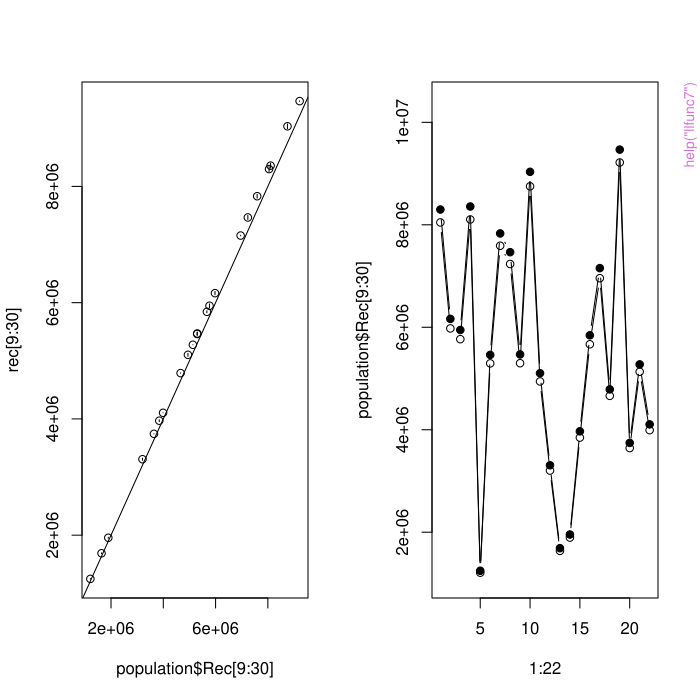

R code for this plot:
pkgname <- "SAFR"
source(file.path(R.home("share"), "R", "examples-header.R"))
options(warn = 1)
library('SAFR')

base::assign(".oldSearch", base::search(), pos = 'CheckExEnv')
cleanEx()
nameEx("Caaa2Coaa")
### * Caaa2Coaa

flush(stderr()); flush(stdout())

### Name: Caaa2Coaa
### Title: Convert catch-at-age to cohort-at-age
### Aliases: Caaa2Coaa
### Keywords: misc

### ** Examples

nb.at.age <- matrix(sample(1:10, 40, replace = TRUE), nrow = 10, ncol = 4)
Caaa2Coaa(nb.at.age)



cleanEx()
nameEx("Coaa2Caaa")
### * Coaa2Caaa

flush(stderr()); flush(stdout())

### Name: Coaa2Caaa
### Title: Convert cohort-at-age to catch-at-age - the opposite of
###   Caaa2Coaa
### Aliases: Coaa2Caaa
### Keywords: misc

### ** Examples

(nb.at.age <- matrix(sample(1:10, 40, replace = TRUE), nrow = 10, ncol = 4))
tmp <- Caaa2Coaa(nb.at.age)
Coaa2Caaa(tmp)



cleanEx()
nameEx("EstimateMandQ")
### * EstimateMandQ

flush(stderr()); flush(stdout())

### Name: EstimateMandQ
### Title: Estimate total mortality (Z) using catch at age from a single
###   cohort
### Aliases: EstimateMandQ
### Keywords: misc

### ** Examples

# Suppose age varies between 0 and 10
age <- seq(0,10)

# Generate a random natural mortality
M <- runif(1, min = 1e-2, max = 0.3)

effort <- runif(length(age)-1, min = 1e3, max = 2e3)
catchability <- runif(1, min = 1/3e3, max = 1/2e3)

# Catchability scaling factor
csf <- 1e-4
F <-  catchability * effort

print(paste("Simulated q is", round(catchability / csf,3), as.character(csf)))
print(paste("Simulated M is ", round(M,3)))

N0 <- runif(1, min = 4e3, max = 1e4)
print(paste("Simulated recruitment is", round(N0)))

# Calculate number at age using a simple exponential model ( see Quinn and Deriso, 1999)
nb.at.age <- cbind(age, N0 * exp(-c(0, cumsum(M + F))))

# Calculate the total number of individual dying at age
total.death <- N0 * (exp(-c(0,cumsum(M+F)[-length(effort)])) - exp(-cumsum(M+F)))

# Number of fish dying from fishing is a fraction of total mortality
catch <- F/(M+F) * total.death

# Estimate q and M
best.qM.est <- EstimateMandQ(catch, effort, catchability.scaling.factor
= csf)

errors <- sqrt(diag(solve(best.qM.est$hessian)))

print(" ##### ")
print(paste("Estimated catchability is", round(best.qM.est$par[1],3), "+-", round(errors[1],3), as.character(csf)))
print(paste("Estimated M is", round(best.qM.est$par[2],3), "+-", round(errors[2],3)))




cleanEx()
nameEx("EstimateRecruitment")
### * EstimateRecruitment

flush(stderr()); flush(stdout())

### Name: EstimateRecruitment
### Title: Estimate recruitment using total mortality (Z) and catch at age
###   from a single cohort
### Aliases: EstimateRecruitment
### Keywords: misc

### ** Examples

# Suppose age varies between 0 and 10
age = seq(0,10)

# Suppose you have a M=0.105, F and N0 are arbitrary (randomly generated)
M <- 0.105
F <- runif(1, min = 0.1, max = 3)
print(paste("Simulated Z is", round(M+F,3)))

# Generate a random recruitment
N0 <- runif(1, min = 1e3, max = 1e4)
print(paste("Simulated recruitment", round(N0)))

# Calculate number at age using a simple exponential model ( see Quinn and Deriso, 1999)
nb.at.age <- cbind(age, N0 * exp(-(M+ F)) ^ age)

# Calculate the total number of individual dying at age
total.death <- N0 * (exp(-(M+F) * age) - exp(-(M+F) * (age+1)))

# And the fraction dying from fishing 
catch <- F/(M+F) * total.death

# Estimate Z
#best.Z.estimate <- EstimateZ(catch)
#best.Rec.estimate <- EstimateRecruitment(Z=best.Z.estimate$par)



cleanEx()
nameEx("EstimateZ")
### * EstimateZ

flush(stderr()); flush(stdout())

### Name: EstimateZ
### Title: Estimate total mortality (Z) using catch at age from a single
###   cohort
### Aliases: EstimateZ
### Keywords: misc

### ** Examples

# Suppose age varies between 0 and 10
age = seq(0,10)

# Suppose you have a M=0.105, F and N0 are arbitrary (randomly generated)
M <- 0.105
F <- runif(1, min = 0.1, max = 3)
print(paste("Simulated Z is", round(M+F,3)))

# Generate a random recruitment
N0 <- runif(1, min = 1e3, max = 1e4)
print(paste("Simulated recruitment", round(N0)))

# Calculate number at age using a simple exponential model ( see Quinn and Deriso, 1999)
nb.at.age <- cbind(age, N0 * exp(-(M+ F)) ^ age)

# Calculate the total number of individual dying at age
total.death <- N0 * (exp(-(M+F) * age) - exp(-(M+F) * (age+1)))

# And the fraction dying from fishing 
catch <- F/(M+F) * total.death

# Estimate Z
best.Z.est <- EstimateZ(catch)



cleanEx()
nameEx("llfunc1")
### * llfunc1

flush(stderr()); flush(stdout())

### Name: llfunc1
### Title: log-likelihood function of catch at age and total mortality (Z)
###   written to Z
### Aliases: llfunc1
### Keywords: misc

### ** Examples

# Suppose age varies between 0 and 10
age <- seq(0,10)

# Suppose you have a M=0.105, F and N0 are arbitrary (randomly generated)
M <- 0.105
F <- runif(1, min = 0.1, max = 3)
print(paste("Simulated Z is", round(M+F,3)))

# Generate a random recruitment
N0 <- runif(1, min = 1e3, max = 1e4)
print(paste("Simulated recruitment", round(N0)))

# Calculate number at age using a simple exponential model ( see Quinn and Deriso, 1999)
nb.at.age <- cbind(age, N0 * exp(-(M+ F)) ^ age)

# Calculate the total number of individual dying at age
total.death <- N0 * (exp(-(M+F) * age) - exp(-(M+F) * (age+1)))

# And the fraction dying from fishing 
catch <- F/(M+F) * total.death

# Estimate Z
result <- optim(par = c(0.1), fn = llfunc1, catch = catch, method = c("L-BFGS-B"),
      lower = c(1e-2), upper = c(3), hessian = TRUE)
print(paste("Estimated Z is", round(result$par,3), "+-", round(sqrt(diag(solve(result$hessian))),3)))

### Estimate of Z using a plus group
ap <- ifelse( (0.0001 * sum(catch)) < catch[11], 11, min(which(catch < (0.0001 * sum(catch)) )))
catch1 <- catch[1:ap]; catch1[ap] <- sum(catch[ap:11]) # create the +group

# if the number of observation is large enough so that there is no need to create a +group
# then do not use the +group option
ifelse( length(catch) == length(catch1), print("+group option not used"),
{ 
result1 <- optim(par = c(0.1), fn = llfunc1, catch = catch1, plus.group = TRUE, method = c("L-BFGS-B"),
      lower = c(1e-2), upper = c(3), hessian = TRUE)
print(paste("Estimated Z is", round(result1$par,3), "+-", round(sqrt(diag(solve(result1$hessian))),3)))
})

print("# An estimate of recruitment")
# According to Dupont (1983) and Chiang (1968) cohort abundance at t=0 can be estimated by the ratio of total number of individual dying to total probability of dying

#rec.est <- catch / ((result$par[1] - M)/result$par[1]) / (exp(-result$par[1] * #age) - exp(-result$par[1] * (age + 1)) )
#print(mean(rec.est))
rec.est <- sum(catch) / ((result$par[1] - M)/result$par[1]) / sum( (exp(-result$par[1] * age) - exp(-result$par[1] * (age + 1)) ))
print(rec.est)
print(paste("Compared to N0=", round(N0,3)))



cleanEx()
nameEx("llfunc2")
### * llfunc2

flush(stderr()); flush(stdout())

### Name: llfunc2
### Title: log-likelihood function of catch at age to estimate catchability
###   and natural mortality
### Aliases: llfunc2
### Keywords: misc

### ** Examples

# Suppose age varies between 0 and 10
age <- seq(0,10)

# Generate a random natural mortality
M <- runif(1, min = 1e-2, max = 0.3)

effort <- runif(length(age)-1, min = 1e3, max = 2e3)
catchability <- runif(1, min = 1/3e3, max = 1/2e3)

# Catchability scaling factor
csf <- 1e-4
F <-  catchability * effort

print(paste("Simulated q is", round(catchability / csf,3), as.character(csf)))
print(paste("Simulated M is ", round(M,3)))

N0 <- runif(1, min = 4e3, max = 1e4)
print(paste("Simulated recruitment is", round(N0)))

# Calculate number at age using a simple exponential model ( see Quinn and Deriso, 1999)
nb.at.age <- cbind(age, N0 * exp(-c(0, cumsum(M + F))))

# Calculate the total number of individual dying at age
total.death <- N0 * (exp(-c(0,cumsum(M+F)[-length(effort)])) - exp(-cumsum(M+F)))

# Number of fish dying from fishing is a fraction of total mortality
catch <- F/(M+F) * total.death

# Estimate q and M
best.qM.est <- optim(par = c(10,1), fn = llfunc2, catch = catch, effort
= effort, catchability.scaling.factor = csf, hessian = TRUE)

errors <- sqrt(diag(solve(best.qM.est$hessian)))

### Estimate recruitment
# According to Dupont (1983) Biometrics vol. 39 No 4 pp. 1021-1033

est.rec <- sum(catch)/sum(prob.for.llfunc2(best.qM.est$par, effort, csf))

## And not finding a better way to calculate the uncertainty
ind.rec <- catch / prob.for.llfunc2(best.qM.est$par, effort, csf)
#est.rec.limits <- c("Lower" = sum(catch)/sum(prob.for.llfunc2(best.qM.est$par - errors, effort, csf)), "Upper" = sum(catch)/sum(prob.for.llf#unc2(best.qM.est$par + errors, effort, csf)))

print(" ##### ")
print(paste("Estimated catchability is", round(best.qM.est$par[1],3), "+-", round(errors[1],3), as.character(csf)))
print(paste("Estimated M is", round(best.qM.est$par[2],3), "+-", round(errors[2],3)))
print(paste("Estimated recruitment is", round(est.rec,0), " ranging from ", round(min(ind.rec),0), " to ", round(max(ind.rec),0)))




cleanEx()
nameEx("llfunc3")
### * llfunc3

flush(stderr()); flush(stdout())

### Name: llfunc3
### Title: log-likelihood function of catch at age matrix to estimate
###   catchability, selectivity and natural mortality from a matrix of
###   catch at age
### Aliases: llfunc3
### Keywords: misc

### ** Examples


# First example, estimate mortality rates assuming selectivity known exactly
set.seed(3)
max.age <- 9
nb.of.cohort <- 30
population <- GenerateData2(max.age = max.age, nb.of.cohort = nb.of.cohort) # Generate catch using gear selectivity

# sample a fix number of fish each years
n.sample.per.year <- 1e3
nb.at.age.sample <- draw.sample(population$catch, sample.size = n.sample.per.year * (nb.of.cohort + 1 - max.age))


# Estimate assuming you know selectivity
result <- optim(par = c(0.2,1), fn = llfunc3, catch = nb.at.age.sample, effort = population$effort, catchability.scaling.factor = 1e-4, selectivity.at.age =  c(0,0,seq(1/(max.age - 3), (max.age - 4)/(max.age - 3), length = max.age - 4), 1,1), hessian = TRUE)

errors <- sqrt(diag(solve(result$hessian)))

print(paste("Estimated catchability is", round(result$par[1],3), "+-", round(errors[1],3), " x 10^-4"))
print(paste("Estimated M is", round(result$par[2],3), "+-", round(errors[2],3)))


# Second example to show how to use a +group
set.seed(12)
max.age <- 25
nb.of.cohort <- 75
population <- GenerateData2(max.age = max.age, nb.of.cohort = nb.of.cohort) # Generate catch using gear selectivity

# sample a fix number of fish each years
n.sample.per.year <- 1e3
nb.at.age.sample <- draw.sample(population$catch, sample.size = n.sample.per.year * (nb.of.cohort + 1 - max.age))

# Estimate assuming you know selectivity
result <- optim(par = c(0.2,1), fn = llfunc3, catch = nb.at.age.sample, effort = population$effort, catchability.scaling.factor = 1e-4, selectivity.at.age =  c(0,0,seq(1/(max.age - 3), (max.age - 4)/(max.age - 3), length = max.age - 4), 1,1), hessian = TRUE)

errors <- sqrt(diag(solve(result$hessian)))

print(paste("Estimated catchability is", round(result$par[1],3), "+-", round(errors[1],3), " x 10^-4"))
print(paste("Estimated M is", round(result$par[2],3), "+-", round(errors[2],3)))

# Using a +group
ap <- 20
nb.at.age.sample2 <- nb.at.age.sample[,1:ap]; nb.at.age.sample2[,ap] <- rowSums(nb.at.age.sample[,ap:max.age])
effort2 <- population$effort[,1:ap];

result2 <- optim(par = c(0.2,1), fn = llfunc3, catch = nb.at.age.sample2, effort = effort2, catchability.scaling.factor = 1e-4, selectivity.at.age =  c(0,0,seq(1/(max.age - 3), (max.age - 4)/(max.age - 3), length = max.age - 4), 1,1)[1:ap], plus.group = TRUE, hessian = TRUE)

errors2 <- sqrt(diag(solve(result2$hessian)))

print(paste("Estimated catchability is", round(result2$par[1],3), "+-", round(errors2[1],3), " x 10^-4"))
print(paste("Estimated M is", round(result2$par[2],3), "+-", round(errors2[2],3)))




cleanEx()
nameEx("llfunc4")
### * llfunc4

flush(stderr()); flush(stdout())

### Name: llfunc4
### Title: log-likelihood function of catch at age matrix to estimate
###   catchability, selectivity and natural mortality
### Aliases: llfunc4
### Keywords: misc

### ** Examples

# without a function for gear selectivity, it is very difficult (impossible) to estimate parameters of interest
# we need substantially more data
# Simulate data
set.seed(3)
max.age <- 9
nb.of.cohort <- 50
population <- GenerateData2(max.age = max.age, nb.of.cohort = nb.of.cohort) # Generate catch using gear selectivity

# sample a fix number of fish each years
n.sample.per.year <- 2e3
nb.at.age.sample <- draw.sample(population$catch, sample.size = n.sample.per.year * (nb.of.cohort + 1 - max.age))

# Estimate parameters
result2 <- optim(par = c(0.2,1, c(rep(1e-12,5), rep(1, max.age-5))), fn = llfunc4, catch = nb.at.age.sample, effort = population$effort, catchability.scaling.factor = 1e-4, method = c("L-BFGS-B"),
       lower = c(5e-2,5e-2, rep(1e-12, max.age)), upper = c(10,0.5, rep(1, max.age)), hessian = TRUE, control = list(maxit = 1e3))
errors2 <- sqrt(abs(diag(solve(result2$hessian))))

print(cbind("Estimate" = result2$par, "Error" = errors2))



cleanEx()
nameEx("llfunc5")
### * llfunc5

flush(stderr()); flush(stdout())

### Name: llfunc5
### Title: log-likelihood function of catch at age matrix to estimate
###   catchability, selectivity and natural mortality
### Aliases: llfunc5
### Keywords: misc

### ** Examples

# This likelihood function constrains the selectivity on the last 2 age-groups to 1
# it doesn't help much to estimate parameters
# Simulate data
set.seed(3)
max.age <- 9
nb.of.cohort <- 50
population <- GenerateData2(max.age = max.age, nb.of.cohort = nb.of.cohort) # Generate catch using gear selectivity

# sample a fix number of fish each years
n.sample.per.year <- 2e3
nb.at.age.sample <- draw.sample(population$catch, sample.size = n.sample.per.year * (nb.of.cohort + 1 - max.age))

# Estimate parameters, fixing selectivity for the last 2 age-groups to 1
result3 <- optim(par = c(0.2,1, rep(1e-12,max.age-2)), fn = llfunc5, catch = nb.at.age.sample, effort = population$effort, catchability.scaling.factor = 1e-4, method = c("L-BFGS-B"),
       lower = c(5e-2,5e-2, rep(1e-12, max.age-2)), upper = c(10,0.5, rep(1, max.age-2)), hessian = TRUE, control = list(maxit = 1e3))
errors3 <- sqrt(abs(diag(solve(result3$hessian))))

print(cbind("Estimate" = result3$par, "Error" = errors3))




cleanEx()
nameEx("llfunc7")
### * llfunc7

flush(stderr()); flush(stdout())

### Name: llfunc7
### Title: log-likelihood function of catch at age matrix to estimate
###   catchability, selectivity [assumed logistic] and natural mortality
### Aliases: llfunc7
### Keywords: misc

### ** Examples

max.age <- 9
nb.of.cohort <- 30
 
population <- GenerateData3(max.age = max.age, nb.of.cohort = nb.of.cohort, verbose = TRUE)

#############################################################################
# Simulate sampling
#############################################################################

# sample a fix number of fish each years
n.sample.per.year <- 2e3
nb.at.age.sample <- draw.sample(population$catch, sample.size = n.sample.per.year * (nb.of.cohort + 1 - max.age))
# Estimate assuming you know selectivity
lower.bound <- c(5e-2,1e-2,1,1);upper.bound <- c(15,1,20,20)

csf <- 1e-4 # catchability scaling factor

result <- optim(par = c(0.2,0.5, 10, 2), fn = llfunc7, catch = nb.at.age.sample, effort = population$effort, catchability.scaling.factor = csf, method = c("L-BFGS-B"),
       lower = lower.bound, upper = upper.bound, hessian = TRUE)
errors <- sqrt(diag(solve(result$hessian)))

res <- cbind("Estimate" = result$par, "Errors" = errors);
dimnames(res)[[1]] <- c("Est. catchability", "Est. natural mort.", "Est. logistic par a", "Est. logistic par b")
print(res)

# Calculate probability of being caught
p <- prob.for.llfunc7(result$par, population$catch, population$effort, catchability.scaling.factor = csf)

# An estimate of recruitment
rec <- rowSums(Caaa2Coaa(population$catch), na.rm = TRUE) / rowSums(p, na.rm = TRUE)
ind.rec <- Caaa2Coaa(population$catch) / p
var.ind.rec <- 1/ncol(ind.rec) * rowSums((ind.rec - outer(rec, rep(1, ncol(ind.rec))))^2, na.rm = TRUE)

par(mfrow=c(1,2))
plot(population$Rec[9:30], rec[9:30]); abline(0,1)
segments(population$Rec[9:30], rec[9:30] + sqrt(var.ind.rec[9:30]), population$Rec[9:30], rec[9:30] - sqrt(var.ind.rec[9:30]))

plot(1:22, population$Rec[9:30], type = "b", ylim = c(0.9 * min(c(rec[9:30], population$Rec[9:30])), 1.1 * max(c(rec[9:30], population$Rec[9:30]))))
points(1:22, rec[9:30], type = "b", pch = 19)




graphics::par(get("par.postscript", pos = 'CheckExEnv'))
cleanEx()
nameEx("which.cohort")
### * which.cohort

flush(stderr()); flush(stdout())

### Name: which.cohort
### Title: A function that counts and numbers cohorts given a catch at age
###   matrix
### Aliases: which.cohort
### Keywords: misc

### ** Examples

mat <- matrix(NA, nrow = 5, ncol = 7)
which.cohort(mat)



### * <FOOTER>
###
options(digits = 7L)
base::cat("Time elapsed: ", proc.time() - base::get("ptime", pos = 'CheckExEnv'),"\n")
grDevices::dev.off()
###
### Local variables: ***
### mode: outline-minor ***
### outline-regexp: "\\(> \\)?### [*]+" ***
### End: ***
quit('no')
